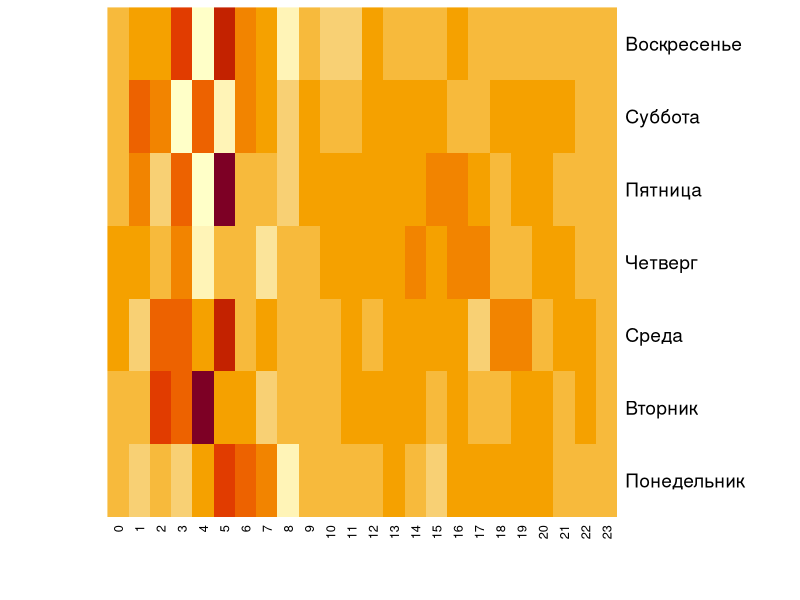

Write R code to recreate this figure.
data <- read.table(file = 'data/ulabox_orders_with_categories_partials_2017.csv', header = TRUE, sep = ",")
print(head(data))

result <- aggregate(data$Food., by = list(data$weekday, data$hour), FUN = mean)
names(result) <- c("Weekday", "Hour", "Average_order_percent")

rown <- c("Понедельник", "Вторник", "Среда", "Четверг", "Пятница", "Суббота", "Воскресенье")
coln <- c(0:23)
matrix <- matrix(result$Average_order_percent, nrow = 7, dimnames = list(rown, coln))

heatmap(matrix,
        Rowv = NA,
        Colv = NA,
        scale = "none")